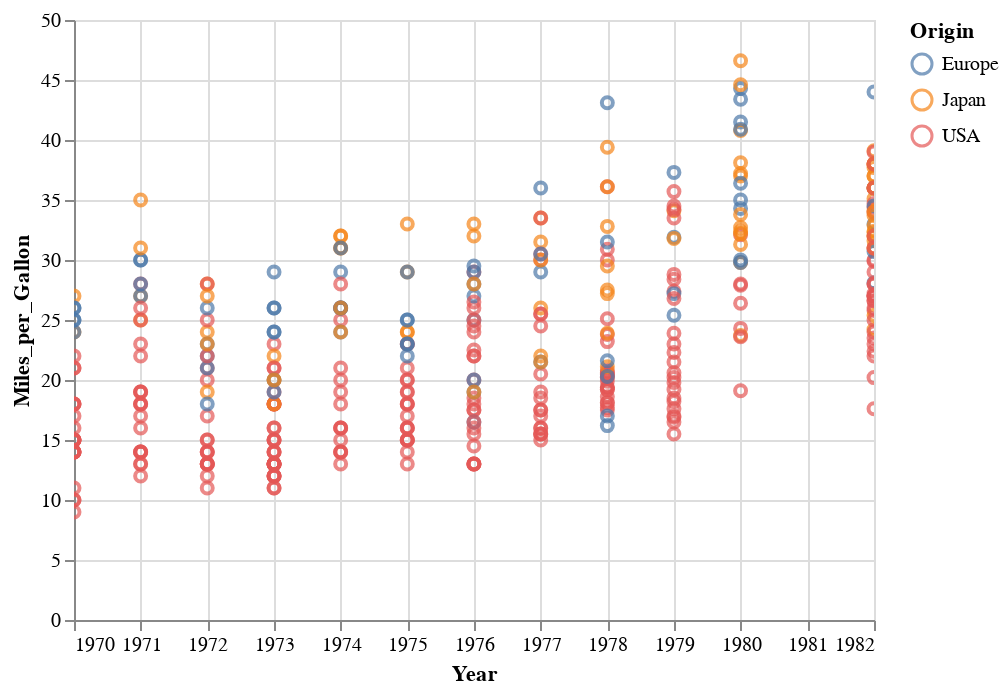

Notebook code for this chart:
### Code cell
# We can see the trends of miles per gallon over the years.
alt.Chart(cars).mark_point().encode(
    x='Year:T',
    y='Miles_per_Gallon:Q',
    color='Origin:N'
).interactive()

### Figure 1 — Vega-Lite specification as saved in the notebook (floating-point values rounded to 4 significant figures; data arrays with more than 128 entries replaced by an {"elided": "..."} marker saying what was removed)
{"config": {"view": {"continuousWidth": 400, "continuousHeight": 300}}, "data": {"name": "data-f02450ab61490a1363517a0190416235"}, "mark": "point", "encoding": {"color": {"type": "nominal", "field": "Origin"}, "x": {"type": "temporal", "field": "Year"}, "y": {"type": "quantitative", "field": "Miles_per_Gallon"}}, "selection": {"selector005": {"type": "interval", "bind": "scales", "encodings": ["x", "y"]}}, "$schema": "https://vega.github.io/schema/vega-lite/v4.8.1.json", "datasets": {"data-f02450ab61490a1363517a0190416235": {"elided": "406 records"}}}
